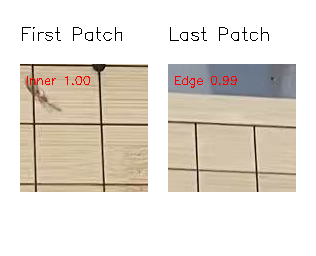
#> input picture AI_CornerDetect/Mac/debug_comparison.png, 316 x 256 px
$ python test_mac_qw_V3.py --img debug_comparison.png
#> lines starting #> are read from the running program, lines starting #| are printed output that depends on the picture; after the words box and inside, x2 and y2 are one past the last pixel; in counts of white or black regions, pixels touching at a corner belong together
### AI_CornerDetect/Mac/opencv_engine_qw_V3.py
import cv2
import numpy as np

# =====================================================================
# 核心底层几何算法 (V3 透视矫正版)
# =====================================================================

def segment_to_rho_theta(x1, y1, x2, y2):
    dx = x2 - x1
    dy = y2 - y1
    length = np.sqrt(dx * dx + dy * dy)
    if length < 1e-8:
        return None
    nx = -dy / length
    ny = dx / length
    rho = nx * x1 + ny * y1

    if rho < 0:
        rho = -rho
        nx = -nx
        ny = -ny

    theta = np.arctan2(ny, nx)
    if theta < 0:
        theta += 2 * np.pi

    return rho, theta


def circular_angle_diff(a1, a2, period=np.pi):
    d = abs(a1 - a2) % period
    return min(d, period - d)


def normalize_line(rho, theta):
    if rho < 0:
        rho = -rho
        theta = theta + np.pi
    theta = theta % (2 * np.pi)
    return rho, theta


def intersect_lines(rho1, theta1, rho2, theta2):
    a1, b1 = np.cos(theta1), np.sin(theta1)
    a2, b2 = np.cos(theta2), np.sin(theta2)
    det = a1 * b2 - a2 * b1
    if abs(det) < 1e-8:
        return None
    x = (b2 * rho1 - b1 * rho2) / det
    y = (a1 * rho2 - a2 * rho1) / det
    return (x, y)


def cluster_lines(lines, rho_threshold=6, theta_threshold_deg=2):
    if len(lines) == 0:
        return []
    lines = sorted(lines, key=lambda l: l[0])
    clusters = []

    for rho, theta in lines:
        found_cluster = False
        for cluster in clusters:
            avg_rho = np.mean([item[0] for item in cluster])
            sum_sin = np.sum([np.sin(item[1]) for item in cluster])
            sum_cos = np.sum([np.cos(item[1]) for item in cluster])
            avg_theta = np.arctan2(sum_sin, sum_cos)

            d_rho = abs(rho - avg_rho)
            d_theta = circular_angle_diff(theta, avg_theta)

            if d_rho < rho_threshold and d_theta < np.radians(theta_threshold_deg):
                cluster.append((rho, theta))
                found_cluster = True
                break

        if not found_cluster:
            clusters.append([(rho, theta)])

    result = []
    for cluster in clusters:
        final_rho = np.mean([l[0] for l in cluster])
        sum_sin = np.sum([np.sin(l[1]) for l in cluster])
        sum_cos = np.sum([np.cos(l[1]) for l in cluster])
        final_theta = np.arctan2(sum_sin, sum_cos)
        if final_theta < 0:
            final_theta += 2 * np.pi
        result.append((final_rho, final_theta))

    return sorted(result, key=lambda x: x[0])


def separate_by_angle(lines, v_tol=5, h_tol=2):
    if len(lines) == 0:
        return [], [], []

    normalized = []
    for rho, theta in lines:
        rho, theta = normalize_line(rho, theta)
        normalized.append((rho, theta))

    mapped_thetas = np.array([t % np.pi for _, t in normalized])

    n_bins = 180
    bin_size = np.pi / n_bins
    hist = np.zeros(n_bins)
    for theta in mapped_thetas:
        bin_idx = int(theta / bin_size) % n_bins
        hist[bin_idx] += 1

    kernel_size = 7
    kernel = np.ones(kernel_size) / kernel_size
    padded = np.concatenate([hist[-kernel_size:], hist, hist[:kernel_size]])
    smoothed = np.convolve(padded, kernel, mode='same')[kernel_size:-kernel_size]

    best_h_score = -1
    peak1_bin = -1
    for i in range(n_bins):
        bin_angle = (i + 0.5) * bin_size
        if circular_angle_diff(bin_angle, np.pi/2) < np.radians(10):
            if smoothed[i] > best_h_score:
                best_h_score = smoothed[i]
                peak1_bin = i

    if peak1_bin == -1 or best_h_score < 1e-3:
        peak1_bin = np.argmax(smoothed)

    peak1_angle = (peak1_bin + 0.5) * bin_size

    best_v_score = -1
    peak2_bin = -1
    target_peak2 = (peak1_angle + np.pi/2) % np.pi

    for i in range(n_bins):
        bin_angle = (i + 0.5) * bin_size
        if circular_angle_diff(bin_angle, target_peak2) < np.radians(10):
            if smoothed[i] > best_v_score:
                best_v_score = smoothed[i]
                peak2_bin = i

    if peak2_bin == -1 or best_v_score < 0.1 * smoothed[peak1_bin]:
        suppressed = smoothed.copy()
        for i in range(n_bins):
            if circular_angle_diff((i+0.5)*bin_size, peak1_angle) < np.radians(45):
                suppressed[i] = 0
        peak2_bin = np.argmax(suppressed)

    peak2_angle = (peak2_bin + 0.5) * bin_size
    angle_diff_val = np.degrees(circular_angle_diff(peak1_angle, peak2_angle))

    print(f"Prioritize Horizontal analysis: Peak1={np.degrees(peak1_angle):.1f}°, Peak2={np.degrees(peak2_angle):.1f}°, Separation={angle_diff_val:.1f}°")

    tol1 = np.radians(h_tol)
    tol2 = np.radians(v_tol)

    def get_tol(angle):
        diff_to_90 = circular_angle_diff(angle, np.pi/2)
        if diff_to_90 < np.radians(45):
            return tol1, "Horizontal"
        else:
            return tol2, "Vertical"

    tol1, type1 = get_tol(peak1_angle)
    tol2, type2 = get_tol(peak2_angle)

    group1 = []
    group2 = []
    ignored = []
    for i, (rho, theta) in enumerate(normalized):
        mt = mapped_thetas[i]
        d1 = circular_angle_diff(mt, peak1_angle)
        d2 = circular_angle_diff(mt, peak2_angle)

        if d1 < tol1 and (d1 <= d2):
            group1.append((rho, theta))
        elif d2 < tol2:
            group2.append((rho, theta))
        else:
            ignored.append((rho, theta))

    print(f"Group assignment: G1({type1})={len(group1)}, G2({type2})={len(group2)}, Ignored={len(ignored)}")
    return group1, group2, ignored


def select_n_evenly_spaced(lines, n=19):
    if len(lines) <= n:
        return lines
    rhos = np.array([l[0] for l in lines])
    N = len(rhos)

    span = rhos[-1] - rhos[0]
    expected_gap = span / (n - 1)

    diffs = np.diff(rhos)
    valid_diffs = diffs[diffs > 0.4 * expected_gap]
    typical_gap = np.median(valid_diffs) if len(valid_diffs) >= 5 else expected_gap

    print(f"Typical gap: {typical_gap:.1f} (Expected: {expected_gap:.1f})")

    dp = np.full((n, N, N), np.inf)
    parent = np.full((n, N, N), -1, dtype=int)

    for i in range(N):
        for j in range(i + 1, N):
            gap = rhos[j] - rhos[i]
            if gap < 0.65 * typical_gap:
                continue
            dp[1][j][i] = abs(gap - typical_gap) * 1.5

    for k in range(2, n):
        for j in range(k, N):
            for i in range(k - 1, j):
                if dp[k-1][i].min() == np.inf:
                    continue
                gap_ij = rhos[j] - rhos[i]
                if gap_ij < 0.65 * typical_gap or gap_ij > 2.8 * typical_gap:
                    continue

                best_cost = np.inf
                best_p = -1
                for p in range(k - 2, i):
                    if dp[k-1][i][p] == np.inf:
                        continue
                    gap_pi = rhos[i] - rhos[p]
                    cost = dp[k-1][i][p] + abs(gap_ij - gap_pi) + abs(gap_ij - typical_gap) * 0.5
                    if cost < best_cost:
                        best_cost = cost
                        best_p = p
                if best_p != -1:
                    dp[k][j][i] = best_cost
                    parent[k][j][i] = best_p

    final_best_cost = np.inf
    best_j, best_i = -1, -1
    for i in range(n - 2, N):
        for j in range(i + 1, N):
            if dp[n-1][j][i] < final_best_cost:
                final_best_cost = dp[n-1][j][i]
                best_j, best_i = j, i

    if best_i == -1:
        return [lines[idx] for idx in np.linspace(0, N-1, n, dtype=int)]

    path = [best_j, best_i]
    curr_k, curr_j, curr_i = n - 1, best_j, best_i
    while curr_k > 1:
        p = parent[curr_k][curr_j][curr_i]
        path.append(p)
        curr_j, curr_i = curr_i, p
        curr_k -= 1

    path.reverse()
    return [lines[idx] for idx in path]


def find_board_corners(intersections, img_shape, shrink_ratio=0.05):
    if len(intersections) < 4:
        return intersections

    h, w = img_shape[:2]
    pts = np.array(intersections, dtype=np.float32)

    hull = cv2.convexHull(pts)
    hull_pts = hull.reshape(-1, 2)

    if len(hull_pts) < 4:
        return hull_pts.tolist()

    sums = pts[:, 0] + pts[:, 1]
    diffs = pts[:, 0] - pts[:, 1]

    top_left = pts[np.argmin(sums)]
    bottom_right = pts[np.argmax(sums)]
    top_right = pts[np.argmax(diffs)]
    bottom_left = pts[np.argmin(diffs)]

    corners = [tuple(top_left), tuple(top_right), tuple(bottom_right), tuple(bottom_left)]

    cx = sum(c[0] for c in corners) / 4
    cy = sum(c[1] for c in corners) / 4

    refined_corners = []
    for x, y in corners:
        nx = x + (cx - x) * shrink_ratio
        ny = y + (cy - y) * shrink_ratio
        x_clamped = max(10, min(w - 10, nx))
        y_clamped = max(10, min(h - 10, ny))
        refined_corners.append((x_clamped, y_clamped))

    return refined_corners


# =====================================================================
# V3 新增：透视矫正核心函数
# =====================================================================

def detect_board_contour(img):
    """检测棋盘外轮廓四边形"""
    gray = cv2.cvtColor(img, cv2.COLOR_BGR2GRAY)
    blur = cv2.GaussianBlur(gray, (5, 5), 0)
    edges = cv2.Canny(blur, 50, 150)

    kernel = cv2.getStructuringElement(cv2.MORPH_RECT, (5, 5))
    dilated = cv2.dilate(edges, kernel, iterations=3)
    eroded = cv2.erode(dilated, kernel, iterations=2)

    contours, _ = cv2.findContours(eroded, cv2.RETR_EXTERNAL, cv2.CHAIN_APPROX_SIMPLE)

    best_contour = None
    best_area = 0

    for cnt in contours:
        area = cv2.contourArea(cnt)
        if area < 50000:
            continue

        epsilon = 0.02 * cv2.arcLength(cnt, True)
        approx = cv2.approxPolyDP(cnt, epsilon, True)

        if len(approx) == 4 and area > best_area:
            best_area = area
            best_contour = approx

    return best_contour, best_area


# [55 lines left out: functions order_quadrilateral_pts, apply_perspective_warp, inverse_transform_corners, not called in this run]


# =====================================================================
# OpenCV 检测引擎类 (V3 透视矫正版)
# =====================================================================

class OpenCVDetector:
    def __init__(self, debug_show=True):
        self.debug_show = debug_show

    def _find_corners_in_warped(self, warped_img):
        """在矫正后的图像上检测角点（内部方法）"""
        h, w = warped_img.shape[:2]

        gray = cv2.cvtColor(warped_img, cv2.COLOR_BGR2GRAY)
        blur = cv2.GaussianBlur(gray, (5, 5), 0)

        edge2 = cv2.Canny(blur, 50, 200)

        raw_lines = cv2.HoughLinesP(edge2, 1, np.pi / 180, 100, minLineLength=50, maxLineGap=10)

        if raw_lines is None:
            return []

        lines_list = []
        for l in raw_lines:
            x1, y1, x2, y2 = l[0]
            result = segment_to_rho_theta(x1, y1, x2, y2)
            if result is not None:
                lines_list.append(result)

        group1, group2, _ = separate_by_angle(lines_list, v_tol=5, h_tol=2)

        if len(group1) == 0 or len(group2) == 0:
            return []

        clustered1 = cluster_lines(group1, rho_threshold=6)
        clustered2 = cluster_lines(group2, rho_threshold=6)

        selected1 = select_n_evenly_spaced(clustered1, n=19)
        selected2 = select_n_evenly_spaced(clustered2, n=19)

        intersections = []
        for rho1, theta1 in selected1:
            for rho2, theta2 in selected2:
                pt = intersect_lines(rho1, theta1, rho2, theta2)
                if pt is not None:
                    x, y = pt
                    if 0 <= x <= w and 0 <= y <= h:
                        intersections.append((x, y))

        corners = find_board_corners(intersections, warped_img.shape, shrink_ratio=0.05)
        return corners

    def find_corners(self, img):
        h, w = img.shape[:2]

        print("\n=== OpenCV Module (V3 Perspective Corrected) ===")

        # V3 核心：检测轮廓并透视矫正
        contour, contour_area = detect_board_contour(img)

        if contour is not None:
            print(f"[V3] Contour detected: area={contour_area}")

            warped_img, M, src_pts = apply_perspective_warp(img, contour)

            if self.debug_show:
                contour_img = img.copy()
                cv2.drawContours(contour_img, [contour], -1, (0, 255, 0), 3)
                cv2.imshow("[OpenCV V3] Detected Contour", contour_img)
                cv2.imshow("[OpenCV V3] Warped Image", warped_img)

            # 在矫正后的图像上检测角点
            warped_corners = self._find_corners_in_warped(warped_img)
            print(f"[V3] Warped corners found: {len(warped_corners)}")

            if len(warped_corners) == 4 and M is not None:
                # 逆变换回原图坐标
                M_inv = cv2.invert(M)[1]
                original_corners = inverse_transform_corners(warped_corners, M_inv, src_pts)

                print(f"[V3] Original corners after inverse transform:")
                for cx, cy in original_corners:
                    print(f"  Corner at ({int(cx)}, {int(cy)})")

                # 边界钳制
                final_corners = []
                for x, y in original_corners:
                    x_clamped = max(10, min(w - 10, x))
                    y_clamped = max(10, min(h - 10, y))
                    final_corners.append((x_clamped, y_clamped))

                if self.debug_show:
                    result_img = img.copy()
                    for i, (x, y) in enumerate(final_corners):
                        cv2.circle(result_img, (int(x), int(y)), 15, (0, 0, 255), -1)
                        cv2.putText(result_img, f"C{i+1}", (int(x)-30, int(y)-30),
                                   cv2.FONT_HERSHEY_SIMPLEX, 0.8, (0, 255, 0), 2)
                    cv2.imshow("[OpenCV V3] Final Corners", result_img)

                print("=============================================\n")
                return final_corners

        # 降级：无透视矫正，用原方法
        print("[V3] Contour detection failed, falling back to direct Hough")
        return self._find_corners_in_warped(img)

### AI_CornerDetect/Mac/test_mac_qw_V3.py
import argparse
import cv2
import sys
from pathlib import Path

sys.path.append(str(Path(__file__).parent))
from opencv_engine_qw_V3 import OpenCVDetector
#python /Users/tuxy/Codes/AI/WeiqiBoardDetect/AI_CornerDetect/Mac/test_mac_qw_V3.py --img /Users/tuxy/Codes/AI/Data/EmptyBoard/EmptyBoard3.jpg


def main():
    parser = argparse.ArgumentParser()
    parser.add_argument("--img", type=str, default="/Users/tuxy/Codes/AI/Data/EmptyBoard/EmptyBoard3.jpg")
    args = parser.parse_args()

    img = cv2.imread(args.img)
#> img is the input picture: shape (256, 316, 3); mean B, G, R 212.6, 221.4, 228.1
    if img is None:
        print("[-] 无法读取图片：", args.img)
        return

    print("\n==================================")
    print("  混合系统 V3: 透视矫正版")
    print("==================================\n")

    print("[*] 正在执行模块 1: OpenCV 角点检测引擎...")
    opencv_engine = OpenCVDetector(debug_show=True)
    opencv_corners = opencv_engine.find_corners(img)
#> in detect_board_contour, `gray = cv2.cvtColor(img, cv2.COLOR_BGR2GRAY)`:
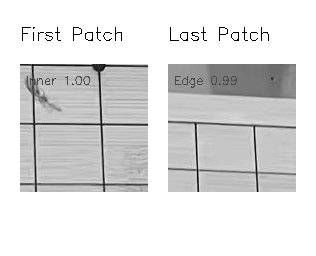
#> gray: shape (256, 316); min 0, max 255, mean 222.4
#> in detect_board_contour, `blur = cv2.GaussianBlur(gray, (5, 5), 0)`:
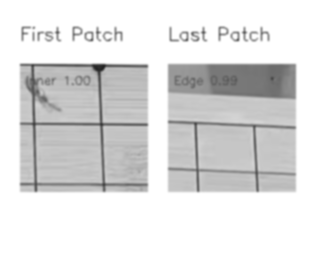
#> blur: shape (256, 316); min 34, max 255, mean 222.4
#> in detect_board_contour, `edges = cv2.Canny(blur, 50, 150)`:
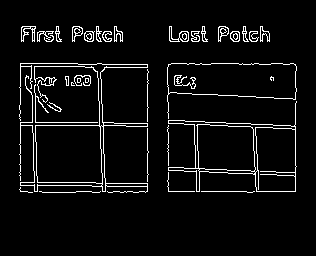
#> edges: shape (256, 316); 5.4% white in thin lines or dots, all inside (x1, y1, x2, y2) = (19, 26, 297, 193)
#> in detect_board_contour, `dilated = cv2.dilate(edges, kernel, iterations=3)`:
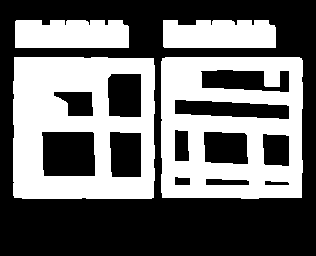
#> dilated: shape (256, 316); 42.6% white; 4 white regions, box (x1, y1, x2, y2) and area: (13, 57, 155, 199) 14310, (161, 57, 303, 199) 14076, (15, 20, 129, 48) 3091, (163, 20, 276, 48) 3007
#> in detect_board_contour, `eroded = cv2.erode(dilated, kernel, iterations=2)`:
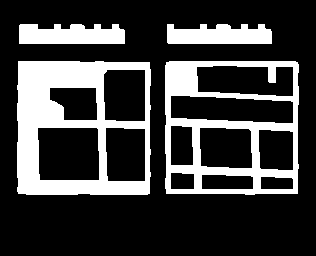
#> eroded: shape (256, 316); 24.7% white; 4 white regions
#> in detect_board_contour, `contours, _ = cv2.findContours(eroded, cv2.RETR_EXTERNAL, cv2.CHAIN_AP..`: contours = 4 contours; box (x1, y1, x2, y2) and area: (17, 61, 151, 195) 17438, (165, 61, 299, 195) 17421, (19, 24, 125, 44) 1722, (167, 24, 272, 44) 1646
#> the loop in detect_board_contour, `for cnt in contours:` made 4 passes
#> area on passes 1 to 4: 17421, 17438.5, 1646.5, 1721.5
#> (the rest of the program and of its run is left out)
